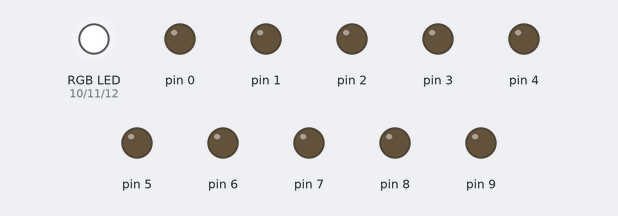
Simulated run of this sketch. Board: Arduino Uno, built with avr-gcc and run on an emulated ATmega328P. On the bench: an RGB LED mixed from three pins (HIGH = lit), output pins drawn as LEDs (lit = HIGH).

Above: at 0.1 s.
Timing chart, 0 to 1.6 s (numbered marks = the images above):
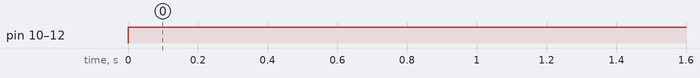

The sketch:

RGB_Selector.ino
```cpp
int RED= 10;            // PIN RED to pin 9
int GREEN = 11;        // PIN GREEN to pin
int BLUE = 12;         // PIN BLUE to pin 11
void setup() {
 for (int x=0 ; x<=12 ; x++) {  // USE FOR LOOP to  goes through pin 10 to 12
pinMode(x, OUTPUT);         // Each pin is an OUTPUT
 }
}

void loop() {                  // "setColor" changes the value for PIN RED, PIN GREEN and PIN BLUE
  setColor(255,255,255);       // code for White color

  // setColor(255, 0,0 );   code for RED color
  // setColor(0, 255, 0);     Code for GREEN color
  // setColor(0, 0, 255);      Code for BLUE  color
}

void setColor(int redValue, int greenValue, int blueValue) {   // It brings the written value from "setColor" in void loop
  analogWrite(RED, redValue);        // It writes the value of PIN RED into the value is set in redValue
  analogWrite(GREEN, greenValue);    // It writes the value of PIN GREEN into the value is set in greenValue
  analogWrite(BLUE, blueValue);      // It writes the value of PIN BLUE into the value is set in blueValue
}
```

Measured:
- by itself, pin 10 (RED), pin 11 (GREEN), pin 12 (BLUE): LOW → HIGH at 0.00 s
